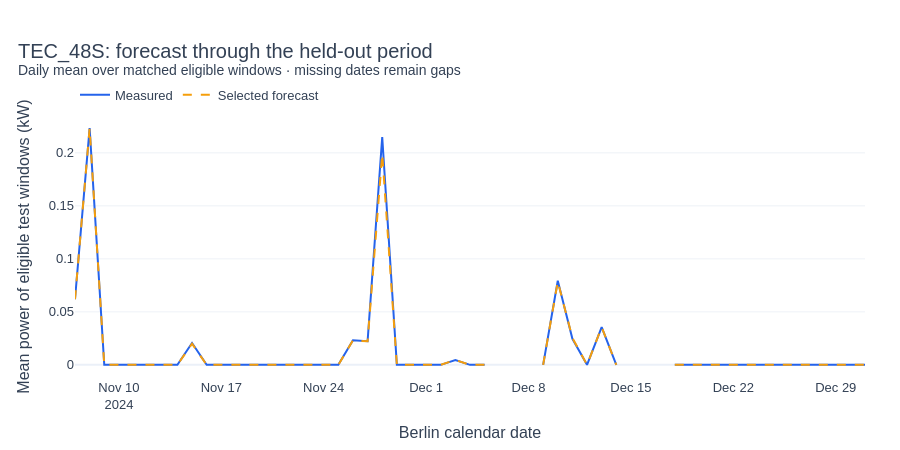
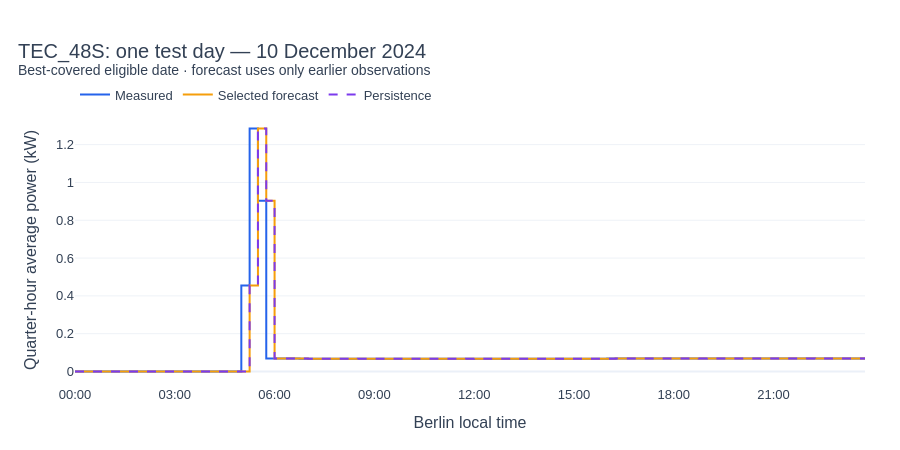
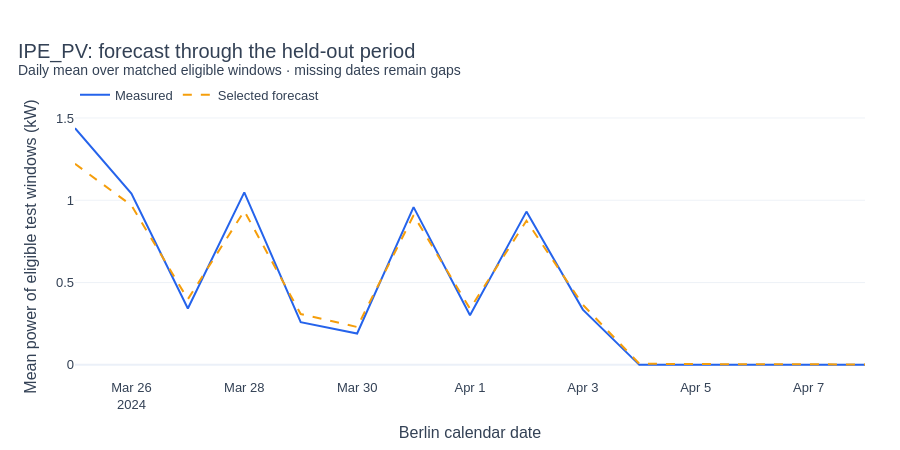

Notebook code for these charts, in order:
### Markdown cell above
### 📈 10. See the forecast across the held-out period
The first chart uses daily mean power on test dates. It is an overview of eligible windows, not full-day energy or a complete calendar-day average. Missing dates break the lines.

The second chart shows the best-covered test date with positive measured power, when one exists; otherwise it uses the best-covered date. Both actual and predicted values are quarter-hour averages. This example is selected for readable coverage, not because its errors look favourable.

### Code cell
for system,entry in data.items():
    predictions=entry["predictions"]
    daily=predictions.group_by("Date").agg(pl.len().alias("windows"),
        pl.col("actual_kw").mean(),pl.col("predicted_kw").mean(),pl.col("persistence_kw").mean(),
        pl.col("error_kw").abs().mean().alias("mae_kw"),pl.col("actual_kw").max().alias("peak_kw")).sort("Date")
    calendar=pl.DataFrame({"Date":pl.date_range(daily["Date"].min(),daily["Date"].max(),interval="1d",eager=True)})
    shown=calendar.join(daily,on="Date",how="left")
    fig=go.Figure()
    for column,label,color,dash in [("actual_kw","Measured",BLUE,"solid"),("predicted_kw","Selected forecast",ORANGE,"dash")]:
        fig.add_scatter(x=shown["Date"].cast(pl.String).to_list(),y=shown[column].to_list(),name=label,
                        mode="lines",line=dict(color=color,width=2,dash=dash),connectgaps=False)
    fig.update_xaxes(title="Berlin calendar date")
    fig.update_yaxes(title="Mean power of eligible test windows (kW)")
    polish(fig,f"{system}: forecast through the held-out period","Daily mean over matched eligible windows · missing dates remain gaps")
    report("These lines summarize the same windows. An incomplete day is not scaled up to a full day, and excluded target intervals remain outside the score.")
    eligible=daily.filter(pl.col("peak_kw")>0)
    example=(eligible if eligible.height else daily).sort(["windows","Date"],descending=[True,False])["Date"][0]
    selected=predictions.filter(pl.col("Date")==example).sort("Target_Start")
    # Keep absent quarter-hours visible instead of drawing a bridge over gaps.
    start=datetime.combine(example,datetime.min.time()).replace(tzinfo=ZoneInfo(TIMEZONE))
    end=datetime.combine(example+timedelta(days=1),datetime.min.time()).replace(tzinfo=ZoneInfo(TIMEZONE))
    full_day=pl.DataFrame({"Target_Start":pl.datetime_range(start.astimezone(timezone.utc),end.astimezone(timezone.utc),interval="15m",closed="left",eager=True)}).with_columns(pl.col("Target_Start").cast(pl.Datetime("us","UTC")))
    detail=full_day.join(selected,on="Target_Start",how="left")
    fig=go.Figure()
    for column,label,color,dash in [("actual_kw","Measured",BLUE,"solid"),("predicted_kw","Selected forecast",ORANGE,"solid"),("persistence_kw","Persistence",PURPLE,"dash")]:
        fig.add_scatter(x=clock(detail["Target_Start"]),y=detail[column].to_list(),name=label,mode="lines",
                        line=dict(color=color,width=2,shape="hv",dash=dash),connectgaps=False)
    fig.update_xaxes(title="Berlin local time",tickformat="%H:%M")
    fig.update_yaxes(title="Quarter-hour average power (kW)")
    polish(fig,f"{system}: one test day — {example:%d %B %Y}","Best-covered eligible date · forecast uses only earlier observations")
    report(f"This date contains **{selected.height} scored intervals**. Short peaks remain difficult; five-second and instantaneous peaks are not the forecasting target here.")
    entry["daily_diagnostics"]=daily
